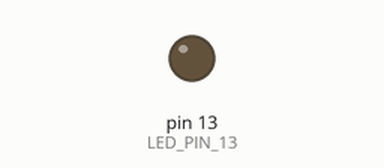
This sketch was run on a simulated Arduino Uno, built with avr-gcc and run on an emulated ATmega328P. Shown: output pins drawn as LEDs (lit = HIGH). What the sketch prints to the serial monitor is not drawn.

Above: at 2.0 s.
Timing chart, 0 to 5.2 s (numbered marks = the images above):
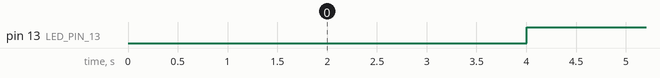

The sketch:

stcs.ino
```cpp
#define LED_PIN_13 13
bool ledFlag = false;

uint32_t startTime = 0;


void setup() {
  // put your setup code here, to run once:
  pinMode(LED_PIN_13, OUTPUT);
  digitalWrite(LED_PIN_13, LOW);
  Serial.begin(115200);
}

void loop() {
  // put your main code here, to run repeatedly:
  if (millis() - startTime > 2000){

    if (ledFlag)
    {
      digitalWrite(LED_PIN_13, HIGH);
    }
    else
    {
      digitalWrite(LED_PIN_13, LOW);
    }

    ledFlag = !ledFlag;

    Serial.println("Hello");
    startTime = millis();
  }
}
```

Measured:
- by itself, pin 13 (LED_PIN_13): alternates HIGH for 2.0 s and LOW for 2.0 s
